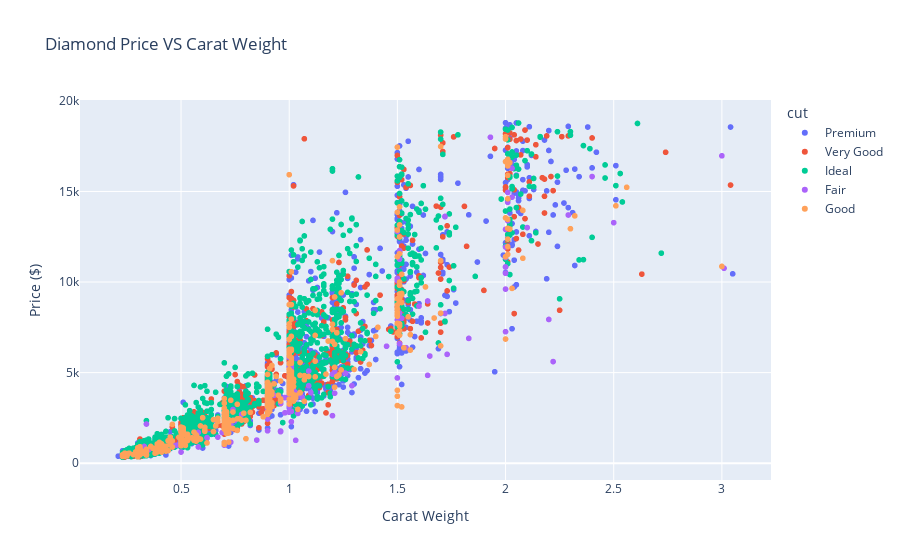

Notebook code for this chart:
### Code cell
fig=px.scatter(df,x='carat',y='price',color='cut',
               title='Diamond Price VS Carat Weight',
               labels={'carat':'Carat Weight','price':'Price ($)'}
               )
fig.show()

### Figure 1 — Plotly figure (JSON) as saved in the notebook; plotly's stock layout.template omitted (floating-point values rounded to 4 significant figures; data arrays with more than 128 entries replaced by an {"elided": "..."} marker saying what was removed)
{"data": [{"hovertemplate": "cut=Premium<br>Carat Weight=%{x}<br>Price ($)=%{y}<extra></extra>", "legendgroup": "Premium", "marker": {"color": "#636efa", "symbol": "circle"}, "mode": "markers", "name": "Premium", "showlegend": true, "type": "scattergl", "x": {"elided": "1447 float values"}, "xaxis": "x", "y": {"elided": "1447 int values"}, "yaxis": "y"}, {"hovertemplate": "cut=Very Good<br>Carat Weight=%{x}<br>Price ($)=%{y}<extra></extra>", "legendgroup": "Very Good", "marker": {"color": "#EF553B", "symbol": "circle"}, "mode": "markers", "name": "Very Good", "showlegend": true, "type": "scattergl", "x": {"elided": "1195 float values"}, "xaxis": "x", "y": {"elided": "1195 int values"}, "yaxis": "y"}, {"hovertemplate": "cut=Ideal<br>Carat Weight=%{x}<br>Price ($)=%{y}<extra></extra>", "legendgroup": "Ideal", "marker": {"color": "#00cc96", "symbol": "circle"}, "mode": "markers", "name": "Ideal", "showlegend": true, "type": "scattergl", "x": {"elided": "2127 float values"}, "xaxis": "x", "y": {"elided": "2127 int values"}, "yaxis": "y"}, {"hovertemplate": "cut=Fair<br>Carat Weight=%{x}<br>Price ($)=%{y}<extra></extra>", "legendgroup": "Fair", "marker": {"color": "#ab63fa", "symbol": "circle"}, "mode": "markers", "name": "Fair", "showlegend": true, "type": "scattergl", "x": {"elided": "168 float values"}, "xaxis": "x", "y": {"elided": "168 int values"}, "yaxis": "y"}, {"hovertemplate": "cut=Good<br>Carat Weight=%{x}<br>Price ($)=%{y}<extra></extra>", "legendgroup": "Good", "marker": {"color": "#FFA15A", "symbol": "circle"}, "mode": "markers", "name": "Good", "showlegend": true, "type": "scattergl", "x": {"elided": "457 float values"}, "xaxis": "x", "y": {"elided": "457 int values"}, "yaxis": "y"}], "layout": {"legend": {"title": {"text": "cut"}, "tracegroupgap": 0}, "title": {"text": "Diamond Price VS Carat Weight"}, "xaxis": {"anchor": "y", "domain": [0, 1], "title": {"text": "Carat Weight"}}, "yaxis": {"anchor": "x", "domain": [0, 1], "title": {"text": "Price ($)"}}}}
